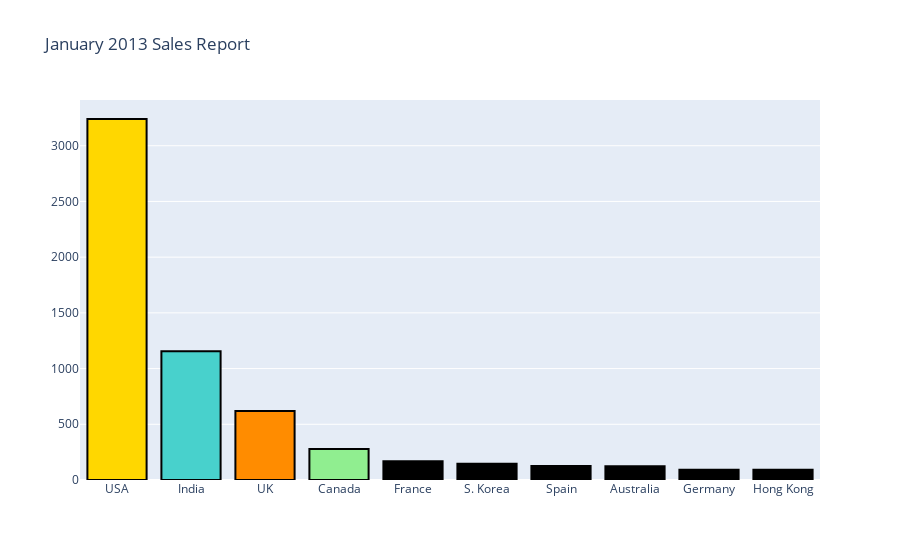

Notebook source saved alongside this figure:
### Code cell
import plotly.graph_objects as go

fig = go.Figure(data=[go.Bar(x=data.index, y=df['count'].to_list(),
            hovertext=['27% market share', '24% market share', '19% market share'])])

fig.update_traces(marker_color=colors, textfont_color='#000000', textfont_size=20, marker_line=dict(color='#000000', width=2))
fig.update_layout(title_text='January 2013 Sales Report')
fig.show()

### Figure 1 — Plotly figure (JSON) as saved in the notebook; plotly's stock layout.template omitted (floating-point values rounded to 4 significant figures)
{"data": [{"hovertext": ["27% market share", "24% market share", "19% market share"], "marker": {"color": ["gold", "mediumturquoise", "darkorange", "lightgreen"], "line": {"color": "#000000", "width": 2}}, "textfont": {"color": "#000000", "size": 20}, "type": "bar", "x": ["USA", "India", "UK", "Canada", "France", "S. Korea", "Spain", "Australia", "Germany", "Hong Kong"], "y": [3240, 1156, 619, 279, 168, 146, 125, 124, 92, 91]}], "layout": {"title": {"text": "January 2013 Sales Report"}}}
